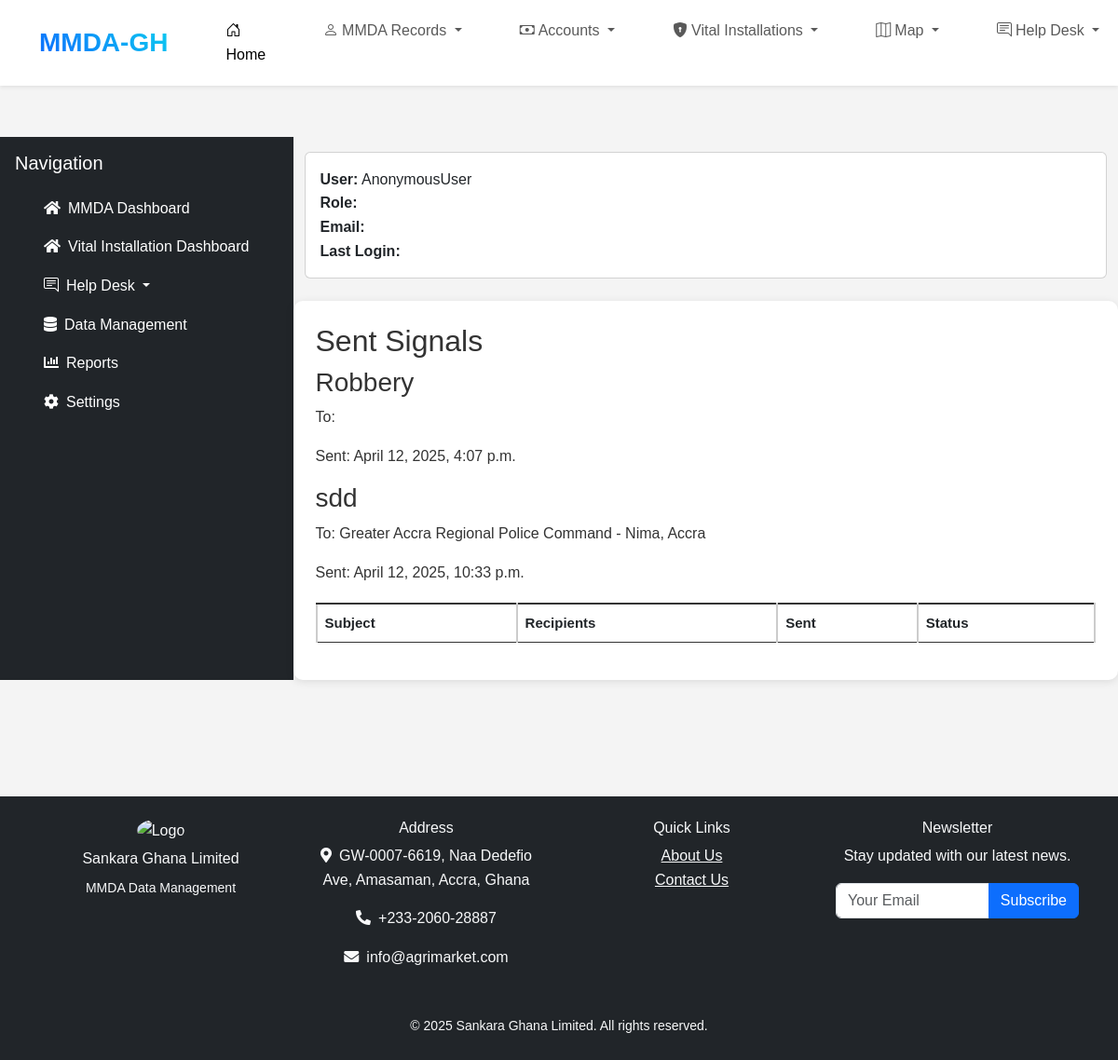
The page /services/outbox/ on the database its author committed.
### services/models.py (models this page shows, shortened)
class SignalMessage(models.Model):
    PRIORITY_CHOICES = [
        ('HIGH', 'High Classified'),
        ('MODERATE', 'Moderate'),
        ('NORMAL', 'Normal'),
    ]
    STATUS_CHOICES = [
        ('DRAFT', 'Draft'),
        ('SENT', 'Sent'),
        ('DELIVERED', 'Delivered'),
        ('READ', 'Read'),
    ]
    sender = models.ForeignKey(User, on_delete=models.SET_NULL, null=True, related_name='sent_signals')
    service = models.ForeignKey(Service, on_delete=models.CASCADE, related_name='service_signals')
    '''regions = models.ManyToManyField(PoliceRegion, blank=True, related_name='region_signals')
    divisions = models.ManyToManyField(Division, blank=True, related_name='division_signals')
    districts = models.ManyToManyField(District, blank=True, related_name='district_signals')
    stations = models.ManyToManyField(PoliceStation, blank=True, related_name='station_signals')'''
    '''regions = models.ForeignKey(PoliceRegion, null=True, on_delete=models.SET_NULL)
    divisions = models.ForeignKey(Division, null=True, on_delete=models.SET_NULL)
    districts = models.ForeignKey(District, null=True, on_delete=models.SET_NULL)
    stations = models.ForeignKey(PoliceStation, null=True, on_delete=models.SET_NULL)'''

class PoliceRegion(models.Model):
    region = models.ForeignKey(Region, on_delete=models.CASCADE,  null=False, related_name='region')
    name = models.CharField(max_length=255, unique=True, choices=POLICE_REGIONS)
    code = models.CharField(max_length=20, unique=True)

### services/views.py (the view)
# urls.py: path('outbox/', OutboxView.as_view(), name='signal-outbox'),
class OutboxView(ListView):
    model = SignalMessage
    template_name = 'signal/outbox.html'
    def get_queryset(self):
        return super().get_queryset().all()

### services/templates/signal/outbox.html
{% extends "base.html" %}
{% block content %}
<div class="container">
    <h2>Sent Signals</h2>
    <table class="table table-hover">
        <thead>
            <tr>
                <th>Subject</th>
                <th>Recipients</th>
                <th>Sent</th>
                <th>Status</th>
            </tr>
        </thead>
        <tbody>
{% for message in object_list %}
  <div class="message">
    <h3>{{ message.subject }}</h3>
    <p>To: {{ message.police_region.name }}</p>
    <p>Sent: {{ message.created_at }}</p>
  </div>
{% empty %}
  <p>No sent messages found.</p>
{% endfor %}
        </tbody>
    </table>
</div>
{% endblock %}

### static/css/styles.css (style rules this page uses)
* { margin: 0; padding: 0; box-sizing: border-box; }
body { overflow-x: hidden; font-family: Arial, sans-serif; line-height: 1.6; background-color: #f4f4f4; color: #333; margin: 0; padding: 0; padding-top: 56px; }
table { font-size: 15px; width: 100%; border-collapse: collapse; margin: 20px 0; }
table th, table td { padding: 10px; text-align: left; border: 1px solid #ddd; white-space: normal; }
table th, table td { border-width: 2px; border-color: #ccc; }
table th { background: #35424a; color: #ffffff; border-top: 2px solid #333; border-bottom: 2px solid #333; }
@media (min-width: 768px) { body { padding-top: 70px; } }

### rows shown on the page
SignalMessage: subject "Robbery", created_at "April 12, 2025, 4:07 p.m."
SignalMessage: subject "sdd", police_region.name "Greater Accra Regional Police Command - Nima, Accra", created_at "April 12, 2025, 10:33 p.m."

### other values the page prints
{{ request.user }} "AnonymousUser"
